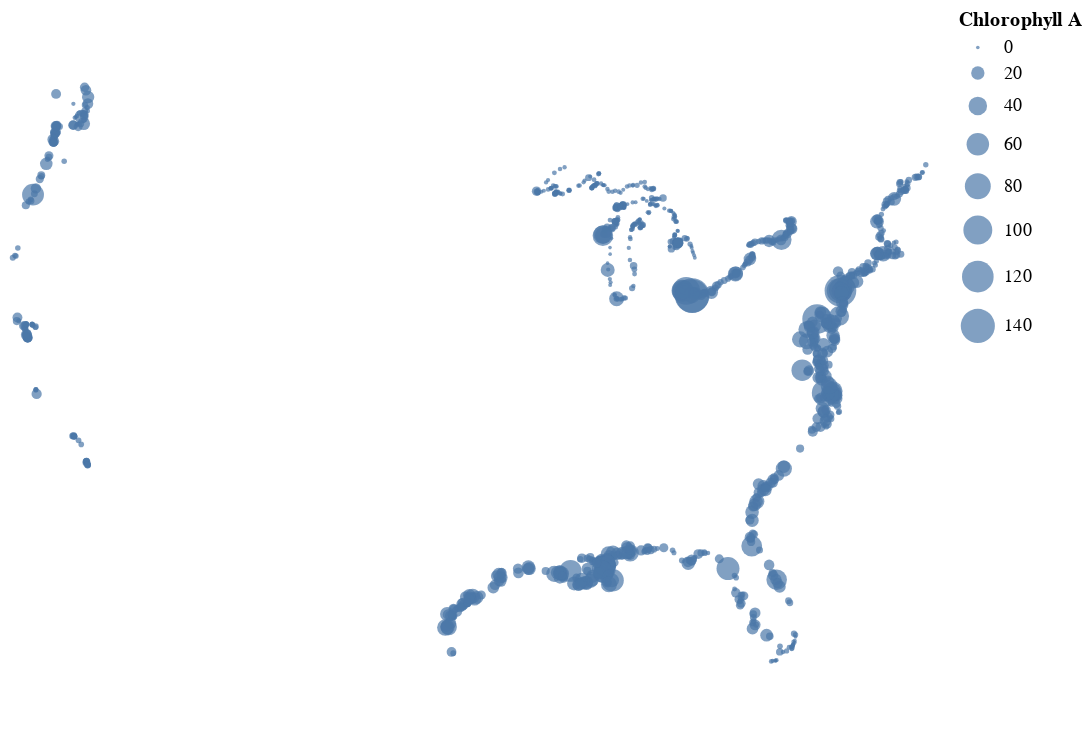

The cell this chart's notebook holds for it:
### Code cell
alt.Chart(df_nutri_site).mark_circle().encode(
    longitude='ALON_DD:Q',
    latitude='ALAT_DD:Q',
    size="Chlorophyll A",
    tooltip='Chlorophyll A'
).project(
    "albersUsa"
).properties(
    width=500,
    height=400
)

### Figure 1 — Vega-Lite specification as saved in the notebook (floating-point values rounded to 4 significant figures; data arrays with more than 128 entries replaced by an {"elided": "..."} marker saying what was removed)
{"config": {"view": {"continuousWidth": 400, "continuousHeight": 300}}, "data": {"name": "data-85f01717d1b1ee094a8a7e41a7172f43"}, "mark": "circle", "encoding": {"latitude": {"field": "ALAT_DD", "type": "quantitative"}, "longitude": {"field": "ALON_DD", "type": "quantitative"}, "size": {"type": "quantitative", "field": "Chlorophyll A"}, "tooltip": {"type": "quantitative", "field": "Chlorophyll A"}}, "height": 400, "projection": {"type": "albersUsa"}, "width": 500, "$schema": "https://vega.github.io/schema/vega-lite/v4.8.1.json", "datasets": {"data-85f01717d1b1ee094a8a7e41a7172f43": {"elided": "1092 records"}}}
